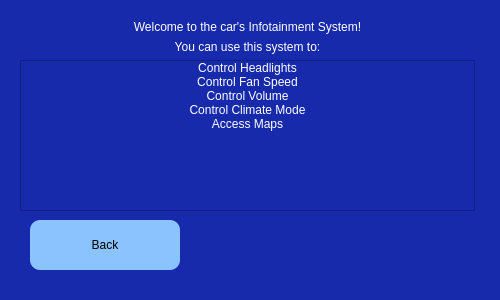
<?xml version="1.0" encoding="UTF-8"?>
<ui version="4.0">
 <class>About</class>
 <widget class="QDialog" name="About">
  <property name="geometry">
   <rect>
    <x>0</x>
    <y>0</y>
    <width>500</width>
    <height>300</height>
   </rect>
  </property>
  <property name="windowTitle">
   <string>Dialog</string>
  </property>
  <property name="styleSheet">
   <string notr="true">background-color: rgb(22, 42, 171);</string>
  </property>
  <widget class="QPushButton" name="backFA">
   <property name="geometry">
    <rect>
     <x>30</x>
     <y>220</y>
     <width>150</width>
     <height>50</height>
    </rect>
   </property>
   <property name="styleSheet">
    <string notr="true">border-color: rgb(255, 255, 255);
background-color: rgb(138, 195, 255);
border-radius: 10px;</string>
   </property>
   <property name="text">
    <string>Back</string>
   </property>
  </widget>
  <widget class="QWidget" name="verticalLayoutWidget">
   <property name="geometry">
    <rect>
     <x>20</x>
     <y>20</y>
     <width>455</width>
     <height>191</height>
    </rect>
   </property>
   <layout class="QVBoxLayout" name="verticalLayout">
    <item>
     <widget class="QLabel" name="label_2">
      <property name="styleSheet">
       <string notr="true">font: 16pt &quot;PibotoLt&quot;;
color: rgb(255, 255, 255);</string>
      </property>
      <property name="text">
       <string>Welcome to the car's Infotainment System!</string>
      </property>
      <property name="alignment">
       <set>Qt::AlignCenter</set>
      </property>
     </widget>
    </item>
    <item>
     <widget class="QLabel" name="label_3">
      <property name="styleSheet">
       <string notr="true">color: rgb(255, 255, 255);</string>
      </property>
      <property name="text">
       <string>You can use this system to:</string>
      </property>
      <property name="alignment">
       <set>Qt::AlignCenter</set>
      </property>
     </widget>
    </item>
    <item>
     <widget class="QListWidget" name="listWidget">
      <property name="styleSheet">
       <string notr="true">color: rgb(255, 255, 255);</string>
      </property>
      <item>
       <property name="text">
        <string>Control Headlights</string>
       </property>
       <property name="textAlignment">
        <set>AlignCenter</set>
       </property>
       <property name="background">
        <brush brushstyle="NoBrush">
         <color alpha="255">
          <red>255</red>
          <green>255</green>
          <blue>255</blue>
         </color>
        </brush>
       </property>
      </item>
      <item>
       <property name="text">
        <string>Control Fan Speed</string>
       </property>
       <property name="textAlignment">
        <set>AlignCenter</set>
       </property>
      </item>
      <item>
       <property name="text">
        <string>Control Volume</string>
       </property>
       <property name="textAlignment">
        <set>AlignCenter</set>
       </property>
      </item>
      <item>
       <property name="text">
        <string>Control Climate Mode</string>
       </property>
       <property name="textAlignment">
        <set>AlignCenter</set>
       </property>
      </item>
      <item>
       <property name="text">
        <string>Access Maps</string>
       </property>
       <property name="textAlignment">
        <set>AlignCenter</set>
       </property>
       <property name="background">
        <brush brushstyle="NoBrush">
         <color alpha="255">
          <red>255</red>
          <green>255</green>
          <blue>255</blue>
         </color>
        </brush>
       </property>
      </item>
     </widget>
    </item>
   </layout>
  </widget>
 </widget>
 <resources/>
 <connections/>
</ui>
